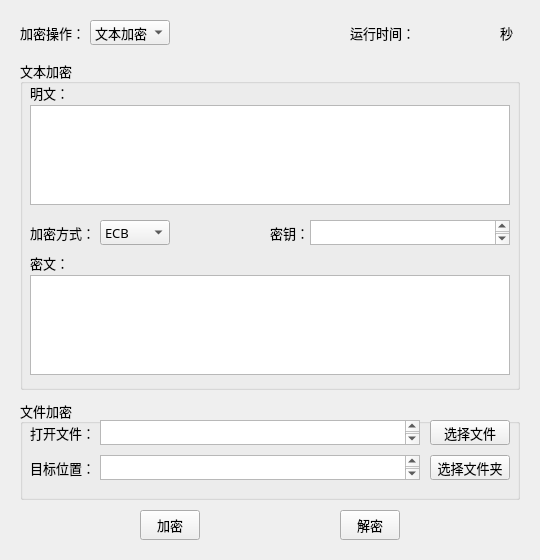
<?xml version="1.0" encoding="UTF-8"?>
<ui version="4.0">
 <class>MainWindow</class>
 <widget class="QMainWindow" name="MainWindow">
  <property name="geometry">
   <rect>
    <x>0</x>
    <y>0</y>
    <width>540</width>
    <height>560</height>
   </rect>
  </property>
  <property name="windowTitle">
   <string>E2_DESAlgorithm</string>
  </property>
  <widget class="QWidget" name="centralwidget">
   <widget class="QPushButton" name="B3">
    <property name="geometry">
     <rect>
      <x>140</x>
      <y>510</y>
      <width>60</width>
      <height>30</height>
     </rect>
    </property>
    <property name="font">
     <font>
      <family>宋体</family>
      <pointsize>10</pointsize>
     </font>
    </property>
    <property name="text">
     <string>加密</string>
    </property>
   </widget>
   <widget class="QPushButton" name="B4">
    <property name="geometry">
     <rect>
      <x>340</x>
      <y>510</y>
      <width>60</width>
      <height>30</height>
     </rect>
    </property>
    <property name="font">
     <font>
      <family>宋体</family>
      <pointsize>10</pointsize>
     </font>
    </property>
    <property name="text">
     <string>解密</string>
    </property>
   </widget>
   <widget class="QGroupBox" name="TextC">
    <property name="geometry">
     <rect>
      <x>20</x>
      <y>60</y>
      <width>500</width>
      <height>330</height>
     </rect>
    </property>
    <property name="font">
     <font>
      <family>宋体</family>
      <pointsize>10</pointsize>
     </font>
    </property>
    <property name="title">
     <string>文本加密</string>
    </property>
    <widget class="QLabel" name="L1">
     <property name="geometry">
      <rect>
       <x>10</x>
       <y>20</y>
       <width>40</width>
       <height>25</height>
      </rect>
     </property>
     <property name="font">
      <font>
       <family>宋体</family>
       <pointsize>10</pointsize>
      </font>
     </property>
     <property name="text">
      <string>明文：</string>
     </property>
    </widget>
    <widget class="QTextEdit" name="TE1">
     <property name="geometry">
      <rect>
       <x>10</x>
       <y>45</y>
       <width>480</width>
       <height>100</height>
      </rect>
     </property>
     <property name="font">
      <font>
       <family>宋体</family>
       <pointsize>10</pointsize>
      </font>
     </property>
    </widget>
    <widget class="QLabel" name="L2">
     <property name="geometry">
      <rect>
       <x>10</x>
       <y>160</y>
       <width>70</width>
       <height>25</height>
      </rect>
     </property>
     <property name="font">
      <font>
       <family>宋体</family>
       <pointsize>10</pointsize>
      </font>
     </property>
     <property name="text">
      <string>加密方式：</string>
     </property>
    </widget>
    <widget class="QComboBox" name="CB1">
     <property name="geometry">
      <rect>
       <x>80</x>
       <y>160</y>
       <width>70</width>
       <height>25</height>
      </rect>
     </property>
     <property name="font">
      <font>
       <family>宋体</family>
       <pointsize>10</pointsize>
      </font>
     </property>
     <item>
      <property name="text">
       <string>ECB</string>
      </property>
     </item>
     <item>
      <property name="text">
       <string>CBC</string>
      </property>
     </item>
    </widget>
    <widget class="QLabel" name="L3">
     <property name="geometry">
      <rect>
       <x>250</x>
       <y>160</y>
       <width>40</width>
       <height>25</height>
      </rect>
     </property>
     <property name="font">
      <font>
       <family>宋体</family>
       <pointsize>10</pointsize>
      </font>
     </property>
     <property name="text">
      <string>密钥：</string>
     </property>
    </widget>
    <widget class="QTextEdit" name="TE2">
     <property name="geometry">
      <rect>
       <x>290</x>
       <y>160</y>
       <width>200</width>
       <height>25</height>
      </rect>
     </property>
     <property name="font">
      <font>
       <family>宋体</family>
       <pointsize>10</pointsize>
      </font>
     </property>
    </widget>
    <widget class="QLabel" name="L4">
     <property name="geometry">
      <rect>
       <x>10</x>
       <y>190</y>
       <width>40</width>
       <height>25</height>
      </rect>
     </property>
     <property name="font">
      <font>
       <family>宋体</family>
       <pointsize>10</pointsize>
      </font>
     </property>
     <property name="text">
      <string>密文：</string>
     </property>
    </widget>
    <widget class="QTextEdit" name="TE3">
     <property name="geometry">
      <rect>
       <x>10</x>
       <y>215</y>
       <width>480</width>
       <height>100</height>
      </rect>
     </property>
     <property name="font">
      <font>
       <family>宋体</family>
       <pointsize>10</pointsize>
      </font>
     </property>
    </widget>
   </widget>
   <widget class="QGroupBox" name="FileC">
    <property name="geometry">
     <rect>
      <x>20</x>
      <y>400</y>
      <width>500</width>
      <height>100</height>
     </rect>
    </property>
    <property name="font">
     <font>
      <family>宋体</family>
      <pointsize>10</pointsize>
     </font>
    </property>
    <property name="title">
     <string>文件加密</string>
    </property>
    <widget class="QPushButton" name="B1">
     <property name="geometry">
      <rect>
       <x>410</x>
       <y>20</y>
       <width>80</width>
       <height>25</height>
      </rect>
     </property>
     <property name="font">
      <font>
       <family>宋体</family>
       <pointsize>10</pointsize>
      </font>
     </property>
     <property name="text">
      <string>选择文件</string>
     </property>
    </widget>
    <widget class="QLabel" name="L5">
     <property name="geometry">
      <rect>
       <x>10</x>
       <y>20</y>
       <width>70</width>
       <height>25</height>
      </rect>
     </property>
     <property name="font">
      <font>
       <family>宋体</family>
       <pointsize>10</pointsize>
      </font>
     </property>
     <property name="text">
      <string>打开文件：</string>
     </property>
    </widget>
    <widget class="QTextBrowser" name="TB1">
     <property name="geometry">
      <rect>
       <x>80</x>
       <y>20</y>
       <width>320</width>
       <height>25</height>
      </rect>
     </property>
    </widget>
    <widget class="QTextBrowser" name="TB2">
     <property name="geometry">
      <rect>
       <x>80</x>
       <y>55</y>
       <width>320</width>
       <height>25</height>
      </rect>
     </property>
    </widget>
    <widget class="QPushButton" name="B2">
     <property name="geometry">
      <rect>
       <x>410</x>
       <y>55</y>
       <width>80</width>
       <height>25</height>
      </rect>
     </property>
     <property name="font">
      <font>
       <family>宋体</family>
       <pointsize>10</pointsize>
      </font>
     </property>
     <property name="text">
      <string>选择文件夹</string>
     </property>
    </widget>
    <widget class="QLabel" name="L5_2">
     <property name="geometry">
      <rect>
       <x>10</x>
       <y>55</y>
       <width>70</width>
       <height>25</height>
      </rect>
     </property>
     <property name="font">
      <font>
       <family>宋体</family>
       <pointsize>10</pointsize>
      </font>
     </property>
     <property name="text">
      <string>目标位置：</string>
     </property>
    </widget>
   </widget>
   <widget class="QComboBox" name="CB2">
    <property name="geometry">
     <rect>
      <x>90</x>
      <y>20</y>
      <width>80</width>
      <height>25</height>
     </rect>
    </property>
    <property name="font">
     <font>
      <family>宋体</family>
      <pointsize>10</pointsize>
     </font>
    </property>
    <item>
     <property name="text">
      <string>文本加密</string>
     </property>
    </item>
    <item>
     <property name="text">
      <string>文件加密</string>
     </property>
    </item>
   </widget>
   <widget class="QLabel" name="L7">
    <property name="geometry">
     <rect>
      <x>20</x>
      <y>20</y>
      <width>70</width>
      <height>25</height>
     </rect>
    </property>
    <property name="font">
     <font>
      <family>宋体</family>
      <pointsize>10</pointsize>
     </font>
    </property>
    <property name="text">
     <string>加密操作：</string>
    </property>
   </widget>
   <widget class="QLabel" name="L8">
    <property name="geometry">
     <rect>
      <x>350</x>
      <y>20</y>
      <width>70</width>
      <height>25</height>
     </rect>
    </property>
    <property name="font">
     <font>
      <family>宋体</family>
      <pointsize>10</pointsize>
     </font>
    </property>
    <property name="text">
     <string>运行时间：</string>
    </property>
   </widget>
   <widget class="QLabel" name="L9">
    <property name="geometry">
     <rect>
      <x>420</x>
      <y>20</y>
      <width>80</width>
      <height>25</height>
     </rect>
    </property>
    <property name="font">
     <font>
      <family>宋体</family>
      <pointsize>10</pointsize>
     </font>
    </property>
    <property name="text">
     <string/>
    </property>
   </widget>
   <widget class="QLabel" name="L10">
    <property name="geometry">
     <rect>
      <x>500</x>
      <y>20</y>
      <width>20</width>
      <height>25</height>
     </rect>
    </property>
    <property name="font">
     <font>
      <family>宋体</family>
      <pointsize>10</pointsize>
     </font>
    </property>
    <property name="text">
     <string>秒</string>
    </property>
   </widget>
  </widget>
 </widget>
 <resources/>
 <connections/>
</ui>
